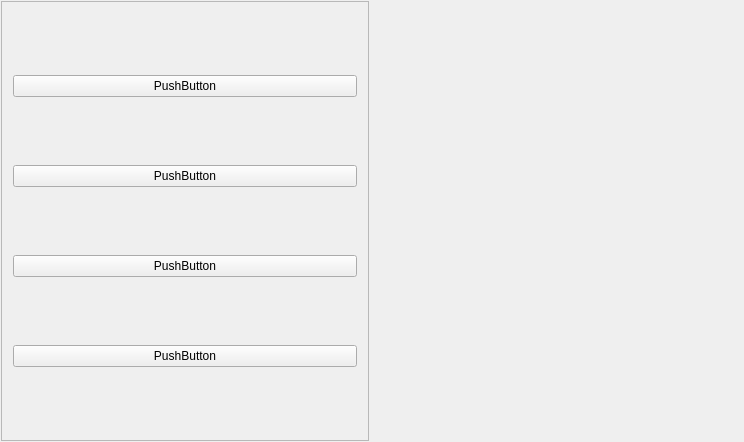
<?xml version="1.0" encoding="UTF-8"?>
<ui version="4.0">
 <class>StoreApp</class>
 <widget class="QWidget" name="StoreApp">
  <property name="geometry">
   <rect>
    <x>0</x>
    <y>0</y>
    <width>744</width>
    <height>442</height>
   </rect>
  </property>
  <property name="windowTitle">
   <string>StoreApp</string>
  </property>
  <layout class="QHBoxLayout" name="horizontalLayout">
   <property name="leftMargin">
    <number>1</number>
   </property>
   <property name="topMargin">
    <number>1</number>
   </property>
   <property name="rightMargin">
    <number>1</number>
   </property>
   <property name="bottomMargin">
    <number>1</number>
   </property>
   <item>
    <widget class="QScrollArea" name="scrollArea">
     <property name="sizePolicy">
      <sizepolicy hsizetype="Minimum" vsizetype="Expanding">
       <horstretch>0</horstretch>
       <verstretch>0</verstretch>
      </sizepolicy>
     </property>
     <property name="widgetResizable">
      <bool>true</bool>
     </property>
     <widget class="QWidget" name="scrollAreaWidgetContents">
      <property name="geometry">
       <rect>
        <x>0</x>
        <y>0</y>
        <width>366</width>
        <height>438</height>
       </rect>
      </property>
      <layout class="QVBoxLayout" name="verticalLayout">
       <item>
        <widget class="QPushButton" name="pushButton">
         <property name="text">
          <string>PushButton</string>
         </property>
        </widget>
       </item>
       <item>
        <widget class="QPushButton" name="pushButton_2">
         <property name="text">
          <string>PushButton</string>
         </property>
        </widget>
       </item>
       <item>
        <widget class="QPushButton" name="pushButton_3">
         <property name="text">
          <string>PushButton</string>
         </property>
        </widget>
       </item>
       <item>
        <widget class="QPushButton" name="pushButton_4">
         <property name="text">
          <string>PushButton</string>
         </property>
        </widget>
       </item>
      </layout>
     </widget>
    </widget>
   </item>
   <item>
    <widget class="QWidget" name="screenDC" native="true"/>
   </item>
  </layout>
 </widget>
 <layoutdefault spacing="6" margin="11"/>
 <resources/>
 <connections/>
</ui>
